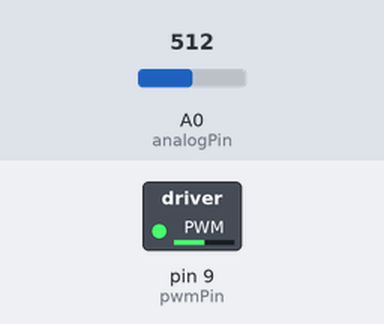
Bench run of a sketch on a simulated Arduino Uno, built with avr-gcc and run on an emulated ATmega328P. On the bench: switched loads named in the sketch (green lamp = pin HIGH). The inputs (shaded band) are chosen by the test bench; at power-on: A0 (analogPin) = 512.

Above: at 1.2 s.
1.3 s: A0 (analogPin) set to 716
At 2.0 s:
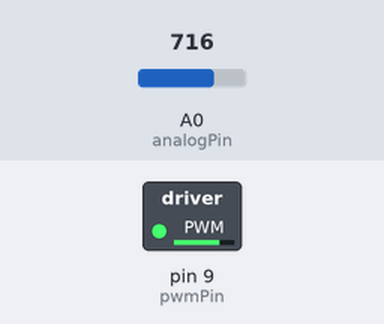
2.8 s: A0 (analogPin) set to 900
At 3.3 s:
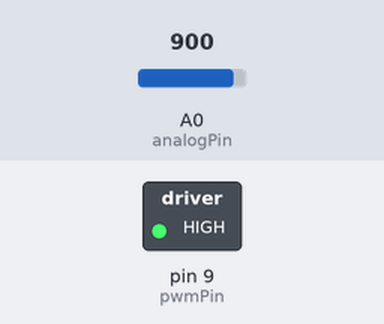
4.3 s: A0 (analogPin) set to 306
At 5.5 s:
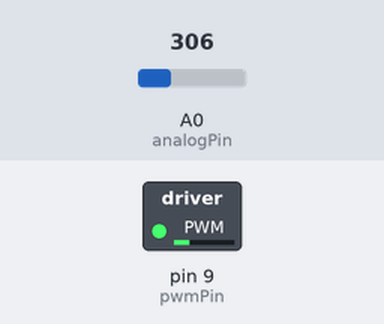
5.8 s: A0 (analogPin) set to 193
At 6.9 s:
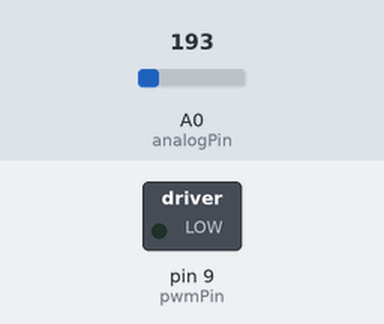
7.3 s: A0 (analogPin) set to 213
At 8.2 s:
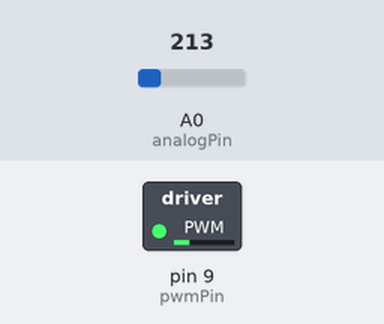
8.8 s: A0 (analogPin) set to 143
At 9.4 s:
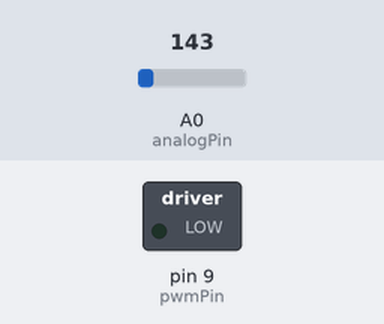
Timing chart, 0 to 11.3 s (numbered marks = the images above; inputs shaded):
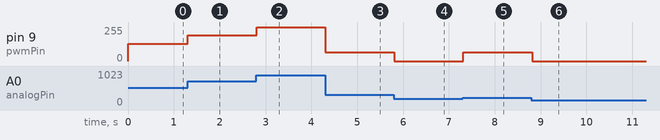

Measured:
- after the input at 1.3 s, pin 9 (pwmPin): 128/255 → 192/255 at once
- after the input at 2.8 s, pin 9 (pwmPin): 192/255 → 255/255 at once
- after the input at 4.3 s, pin 9 (pwmPin): 255/255 → 64/255 at once
- after the input at 5.8 s, pin 9 (pwmPin): 64/255 → 0/255 at once
- after the input at 7.3 s, pin 9 (pwmPin): 0/255 → 64/255 at once
- after the input at 8.8 s, pin 9 (pwmPin): 64/255 → 0/255 at once

The sketch:

Fan_Motor.ino
```cpp
#define pwmPin 9

#define analogPin A0


void setup () {
Serial.begin(9600);
pinMode(pwmPin, OUTPUT);

}

void loop () {
int fanSpeed = analogRead(analogPin);
 int pwmValue = map(fanSpeed, 0, 1023, 0, 255);
    if (pwmValue < 50) {
        analogWrite(pwmPin, 0);  // Off fan
    }
    else if (pwmValue < 101) {
        analogWrite(pwmPin, 64);  //speed 1
    }
    else if (pwmValue < 153) {
        analogWrite(pwmPin, 128);  //speed 2
    }
    else if (pwmValue < 203) {
        analogWrite(pwmPin, 192);  // speed 3
    }
    else {
        analogWrite(pwmPin, 255);  // speed 4
    }

    delay(100);


}
```
